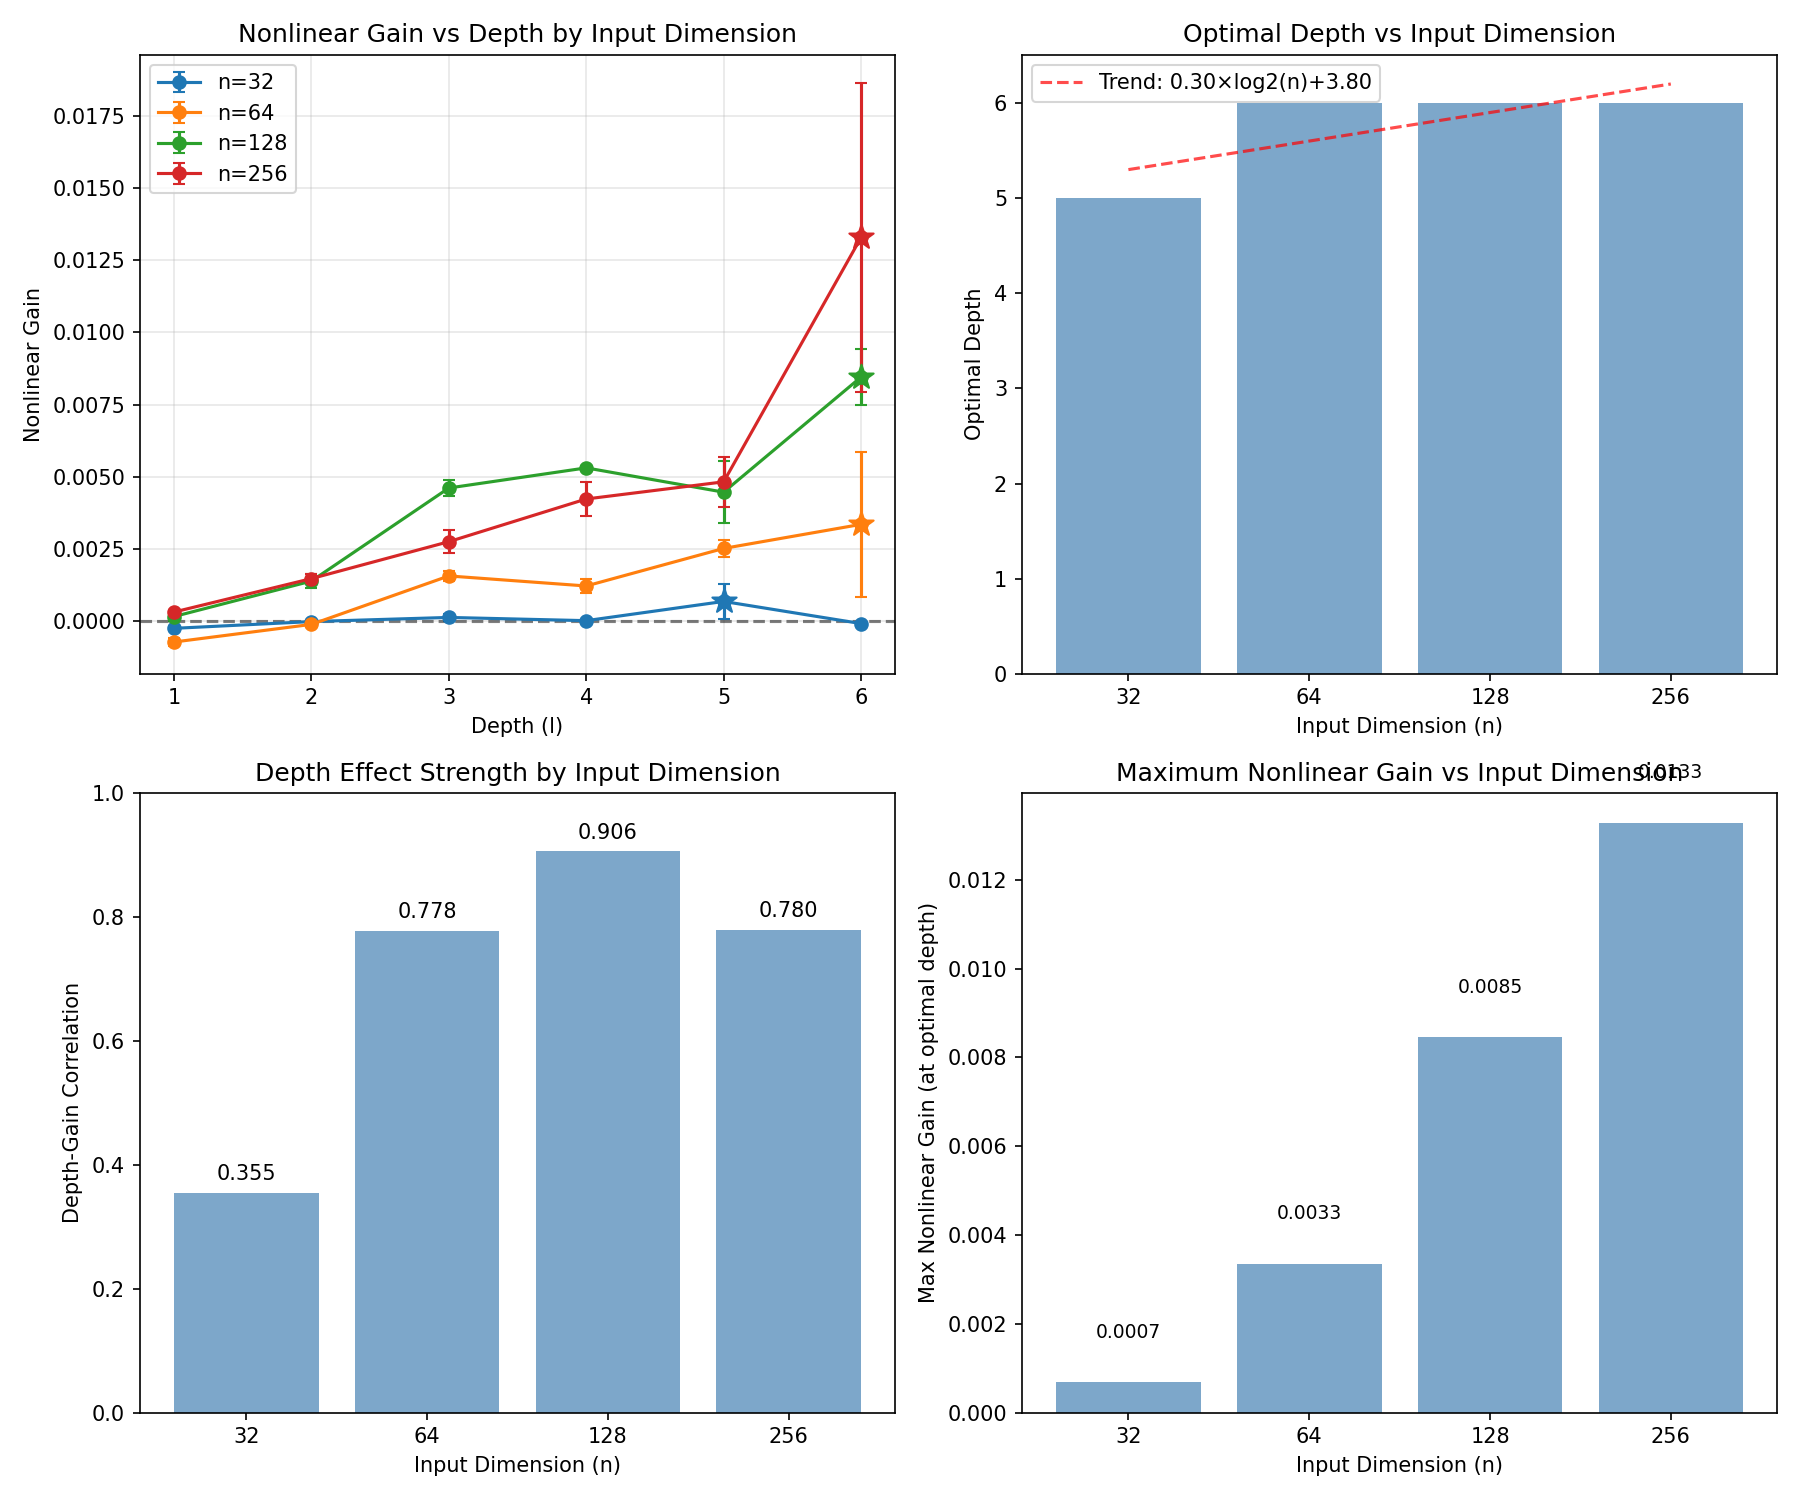

Source code (Python):
"""
Experiment 10: Optimal Depth Scaling with Input Dimension

Key question: Does optimal depth scale with input dimension n?

Prior findings:
- Exp 6: Depth correlation is r=0.94 with proper training; deeper = better at n=128
- Exp 8: Depth and compression are SUBSTITUTES (r=-0.925 interaction)
- Exp 9: Phase boundary critical product scales inversely with n (r=-0.999)
       Larger n requires LOWER l×log2(CR) for nonlinearity

Open question:
- If larger n makes nonlinearity "easier" to achieve, does this mean:
  A) Larger n needs LESS depth (can rely more on compression alone)?
  B) Larger n benefits from MORE depth (more capacity to exploit)?
  C) Optimal depth is invariant to n?

Hypothesis:
- Optimal depth may INCREASE with n because:
  1. More features = more potential interactions to learn
  2. Larger models have more capacity = can utilize deeper computation
  BUT this is speculative - the substitution effect may dominate

Design:
- Test n ∈ {32, 64, 128, 256}
- For each n, test l ∈ {1, 2, 3, 4, 5, 6}
- Use fixed moderate compression CR=16 (to isolate depth effect)
- Scale training with both n and l: steps ∝ (n/32) × (l+1)/2
- Find optimal depth at each n
"""

import torch
import torch.nn as nn
import torch.optim as optim
import numpy as np
import matplotlib.pyplot as plt
from tqdm import tqdm
import json
import os

device = torch.device('cuda' if torch.cuda.is_available() else 'cpu')
print(f"Using device: {device}")

OUTPUT_DIR = "/Users/williamcuozzo/Desktop/ai_projects/nonlinear_features/results_2026-02-26_2340/experiment_10"


class Autoencoder(nn.Module):
    def __init__(self, n: int, m: int, l: int, activation=nn.ReLU):
        super().__init__()
        self.n = n
        self.m = m
        self.l = l

        encoder_layers = []
        for i in range(l):
            encoder_layers.append(nn.Linear(n, n))
            encoder_layers.append(activation())
        encoder_layers.append(nn.Linear(n, m))
        self.encoder = nn.Sequential(*encoder_layers)

        decoder_layers = []
        decoder_layers.append(nn.Linear(m, n))
        decoder_layers.append(activation())
        for i in range(l - 1):
            decoder_layers.append(nn.Linear(n, n))
            decoder_layers.append(activation())
        if l > 0:
            decoder_layers.append(nn.Linear(n, n))
        self.decoder = nn.Sequential(*decoder_layers)

    def encode(self, x):
        return self.encoder(x)

    def decode(self, z):
        return self.decoder(z)

    def forward(self, x):
        z = self.encode(x)
        return self.decode(z), z


def generate_sparse_data(n_samples: int, n_features: int, sparsity: float = 0.1) -> torch.Tensor:
    mask = (torch.rand(n_samples, n_features) < sparsity).float()
    values = torch.rand(n_samples, n_features)
    return (mask * values).to(device)


def measure_encoding_linearity(model, n_samples=500, sparsity=0.1):
    """Measure linearity metrics for the encoder."""
    model.eval()

    with torch.no_grad():
        x = generate_sparse_data(n_samples, model.n, sparsity)
        z = model.encode(x)

        # Fit best linear approximation
        x_with_bias = torch.cat([x, torch.ones(n_samples, 1, device=device)], dim=1)
        W_linear = torch.linalg.lstsq(x_with_bias, z).solution
        z_linear = x_with_bias @ W_linear

        # Linearity score
        z_var = z.var(dim=0).sum()
        residual_var = (z - z_linear).var(dim=0).sum()
        linearity_score = 1 - (residual_var / (z_var + 1e-8)).item()

        # Reconstruction comparison
        x_recon_full, _ = model(x)
        x_recon_linear = model.decode(z_linear)

        mse_full = nn.functional.mse_loss(x_recon_full, x).item()
        mse_linear = nn.functional.mse_loss(x_recon_linear, x).item()
        nonlinear_gain = (mse_linear - mse_full) / (mse_linear + 1e-8)

        # Effective dimensionality of latent space
        z_centered = z - z.mean(dim=0, keepdim=True)
        singular_values = torch.linalg.svdvals(z_centered)
        sv_normalized = singular_values / singular_values.sum()
        effective_dim = (1.0 / (sv_normalized ** 2).sum()).item()
        effective_dim_ratio = effective_dim / model.m

    model.train()
    return {
        'linearity_score': linearity_score,
        'mse_full': mse_full,
        'mse_linear': mse_linear,
        'nonlinear_gain': nonlinear_gain,
        'effective_dim': effective_dim,
        'effective_dim_ratio': effective_dim_ratio
    }


def train_model(model, n_steps, batch_size=256, sparsity=0.1, lr=1e-3):
    """Train model for n_steps."""
    optimizer = optim.Adam(model.parameters(), lr=lr)
    losses = []

    for step in range(n_steps):
        x = generate_sparse_data(batch_size, model.n, sparsity)
        optimizer.zero_grad()
        x_recon, z = model(x)
        loss = nn.functional.mse_loss(x_recon, x)
        loss.backward()
        optimizer.step()
        losses.append(loss.item())

    return np.mean(losses[-50:]) if len(losses) >= 50 else np.mean(losses)


def run_experiment():
    """Main experiment: test optimal depth scaling with n."""

    # Input dimensions
    input_dims = [32, 64, 128, 256]

    # Depths to test
    depths = [1, 2, 3, 4, 5, 6]

    # Fixed compression ratio to isolate depth effect
    compression_ratio = 16

    sparsity = 0.1
    base_steps = 50  # Scale with n and l
    n_seeds = 2

    all_results = []

    print("=" * 60)
    print("Experiment 10: Optimal Depth Scaling with Input Dimension")
    print("=" * 60)
    print(f"Input dimensions: {input_dims}")
    print(f"Depths: {depths}")
    print(f"Compression Ratio: {compression_ratio} (fixed)")
    print(f"Base steps: {base_steps} (scaled by n/32 × (l+1)/2)")
    print(f"Seeds: {n_seeds}")
    print("=" * 60)

    total_configs = len(input_dims) * len(depths) * n_seeds
    pbar = tqdm(total=total_configs, desc="Running experiments")

    for n in input_dims:
        m = n // compression_ratio
        if m < 1:
            pbar.update(len(depths) * n_seeds)
            continue

        for l in depths:
            # Scale training with both n and l
            n_steps = int(base_steps * (n / 32) * (l + 1) / 2)

            for seed in range(n_seeds):
                torch.manual_seed(42 + seed)
                np.random.seed(42 + seed)

                model = Autoencoder(n, m, l).to(device)
                n_params = sum(p.numel() for p in model.parameters())

                final_loss = train_model(model, n_steps, sparsity=sparsity)

                metrics = measure_encoding_linearity(model, sparsity=sparsity)

                result = {
                    'n': n,
                    'm': m,
                    'l': l,
                    'compression_ratio': compression_ratio,
                    'seed': seed,
                    'n_params': n_params,
                    'n_steps': n_steps,
                    'final_loss': final_loss,
                    **metrics
                }
                all_results.append(result)
                pbar.update(1)

    pbar.close()
    return all_results


def analyze_and_plot(results):
    """Analyze results and create visualizations."""

    print("\n" + "=" * 60)
    print("ANALYSIS")
    print("=" * 60)

    input_dims = sorted(list(set(r['n'] for r in results)))
    depths = sorted(list(set(r['l'] for r in results)))

    # Find optimal depth for each n
    optimal_depths = {}
    optimal_gains = {}

    for n in input_dims:
        subset = [r for r in results if r['n'] == n]
        # Average over seeds
        depth_gains = {}
        for l in depths:
            l_subset = [r for r in subset if r['l'] == l]
            if l_subset:
                depth_gains[l] = np.mean([r['nonlinear_gain'] for r in l_subset])

        if depth_gains:
            optimal_l = max(depth_gains, key=depth_gains.get)
            optimal_depths[n] = optimal_l
            optimal_gains[n] = depth_gains[optimal_l]

    # Create visualizations
    fig, axes = plt.subplots(2, 2, figsize=(12, 10))

    # Plot 1: Nonlinear gain vs depth for each n
    ax = axes[0, 0]
    for n in input_dims:
        subset = [r for r in results if r['n'] == n]
        depth_gains = {}
        depth_stds = {}
        for l in depths:
            l_subset = [r for r in subset if r['l'] == l]
            if l_subset:
                gains = [r['nonlinear_gain'] for r in l_subset]
                depth_gains[l] = np.mean(gains)
                depth_stds[l] = np.std(gains)

        ds = sorted(depth_gains.keys())
        gs = [depth_gains[d] for d in ds]
        stds = [depth_stds[d] for d in ds]
        ax.errorbar(ds, gs, yerr=stds, marker='o', capsize=3, label=f'n={n}')

        # Mark optimal
        opt_l = optimal_depths.get(n)
        if opt_l and opt_l in depth_gains:
            ax.scatter([opt_l], [depth_gains[opt_l]], s=150, marker='*', zorder=5)

    ax.axhline(y=0, color='k', linestyle='--', alpha=0.5)
    ax.set_xlabel('Depth (l)')
    ax.set_ylabel('Nonlinear Gain')
    ax.set_title('Nonlinear Gain vs Depth by Input Dimension')
    ax.legend()
    ax.grid(True, alpha=0.3)

    # Plot 2: Optimal depth vs n
    ax = axes[0, 1]
    ns = sorted(optimal_depths.keys())
    opt_ds = [optimal_depths[n] for n in ns]
    ax.bar(range(len(ns)), opt_ds, tick_label=[str(n) for n in ns], color='steelblue', alpha=0.7)
    ax.set_xlabel('Input Dimension (n)')
    ax.set_ylabel('Optimal Depth')
    ax.set_title('Optimal Depth vs Input Dimension')

    # Add trend line
    if len(ns) >= 3:
        log_ns = np.array([np.log2(n) for n in ns])
        opt_ds_arr = np.array(opt_ds)
        z = np.polyfit(log_ns, opt_ds_arr, 1)
        p = np.poly1d(z)
        ax.plot(range(len(ns)), p(log_ns), 'r--', alpha=0.7, label=f'Trend: {z[0]:.2f}×log2(n)+{z[1]:.2f}')
        ax.legend()

    # Plot 3: Depth-gain correlation by n
    ax = axes[1, 0]
    depth_corrs = []
    for n in input_dims:
        subset = [r for r in results if r['n'] == n]
        ls = [r['l'] for r in subset]
        gs = [r['nonlinear_gain'] for r in subset]
        if len(set(ls)) > 1:
            corr = np.corrcoef(ls, gs)[0, 1]
        else:
            corr = 0
        depth_corrs.append(corr)

    ax.bar(range(len(input_dims)), depth_corrs, tick_label=[str(n) for n in input_dims],
           color='steelblue', alpha=0.7)
    ax.set_xlabel('Input Dimension (n)')
    ax.set_ylabel('Depth-Gain Correlation')
    ax.set_title('Depth Effect Strength by Input Dimension')
    ax.set_ylim([0, 1])
    for i, corr in enumerate(depth_corrs):
        ax.text(i, corr + 0.02, f'{corr:.3f}', ha='center', fontsize=10)

    # Plot 4: Max nonlinear gain vs n
    ax = axes[1, 1]
    max_gains = [optimal_gains.get(n, 0) for n in input_dims]
    ax.bar(range(len(input_dims)), max_gains, tick_label=[str(n) for n in input_dims],
           color='steelblue', alpha=0.7)
    ax.set_xlabel('Input Dimension (n)')
    ax.set_ylabel('Max Nonlinear Gain (at optimal depth)')
    ax.set_title('Maximum Nonlinear Gain vs Input Dimension')
    for i, g in enumerate(max_gains):
        ax.text(i, g + 0.001, f'{g:.4f}', ha='center', fontsize=9)

    plt.tight_layout()
    plt.savefig(f'{OUTPUT_DIR}/optimal_depth_scaling.png', dpi=150)
    plt.close()
    print(f"\nSaved plot to {OUTPUT_DIR}/optimal_depth_scaling.png")

    # Compute statistics
    print("\n" + "=" * 60)
    print("KEY STATISTICS")
    print("=" * 60)

    # Overall depth-gain correlation
    all_ls = [r['l'] for r in results]
    all_gs = [r['nonlinear_gain'] for r in results]
    overall_depth_corr = np.corrcoef(all_ls, all_gs)[0, 1]
    print(f"  Overall depth vs gain correlation: {overall_depth_corr:.3f}")

    # n vs optimal depth correlation
    ns_arr = np.array(list(optimal_depths.keys()))
    opt_arr = np.array(list(optimal_depths.values()))
    if len(ns_arr) >= 3:
        n_optd_corr = np.corrcoef(np.log2(ns_arr), opt_arr)[0, 1]
        print(f"  log2(n) vs optimal depth correlation: {n_optd_corr:.3f}")

        # Linear fit: optimal_depth = a * log2(n) + b
        z = np.polyfit(np.log2(ns_arr), opt_arr, 1)
        print(f"  Scaling law fit: optimal_l = {z[0]:.2f} × log2(n) + {z[1]:.2f}")

    print("\n  OPTIMAL DEPTHS BY INPUT DIMENSION:")
    for n in sorted(optimal_depths.keys()):
        print(f"    n={n}: optimal l={optimal_depths[n]}, max gain={optimal_gains.get(n, 0):.5f}")

    # n vs max gain correlation
    if len(input_dims) >= 3:
        max_g_arr = np.array([optimal_gains.get(n, 0) for n in input_dims])
        n_maxg_corr = np.corrcoef(np.log2(input_dims), max_g_arr)[0, 1]
        print(f"\n  log2(n) vs max gain correlation: {n_maxg_corr:.3f}")

    # Summary table
    print("\n" + "=" * 60)
    print("SUMMARY TABLE (averaged over seeds)")
    print("=" * 60)

    print(f"\n  {'n':>4} | {'l':>2} | {'m':>3} | {'steps':>5} | {'Gain':>9} | {'MSE':>7}")
    print("  " + "-" * 50)

    for n in input_dims:
        for l in depths:
            subset = [r for r in results if r['n'] == n and r['l'] == l]
            if subset:
                m = subset[0]['m']
                steps = subset[0]['n_steps']
                avg_gain = np.mean([r['nonlinear_gain'] for r in subset])
                avg_mse = np.mean([r['mse_full'] for r in subset])
                marker = "*" if l == optimal_depths.get(n) else " "
                print(f"  {n:>4} | {l:>2} | {m:>3} | {steps:>5} | {avg_gain:>+9.5f} | {avg_mse:>7.5f} {marker}")

    # Save results
    def make_serializable(obj):
        if isinstance(obj, (np.floating, np.float32, np.float64)):
            return float(obj)
        elif isinstance(obj, (np.integer, np.int32, np.int64)):
            return int(obj)
        elif isinstance(obj, dict):
            return {str(k): make_serializable(v) for k, v in obj.items()}
        elif isinstance(obj, list):
            return [make_serializable(v) for v in obj]
        return obj

    stats = {
        'overall_depth_gain_corr': overall_depth_corr,
        'depth_gain_corr_by_n': dict(zip([str(n) for n in input_dims], depth_corrs)),
        'optimal_depths': {str(k): v for k, v in optimal_depths.items()},
        'optimal_gains': {str(k): v for k, v in optimal_gains.items()},
    }

    if len(ns_arr) >= 3:
        stats['log2n_vs_optimal_depth_corr'] = float(n_optd_corr)
        stats['scaling_fit_slope'] = float(z[0])
        stats['scaling_fit_intercept'] = float(z[1])

    serializable_results = make_serializable(results)
    serializable_stats = make_serializable(stats)

    with open(f'{OUTPUT_DIR}/results.json', 'w') as f:
        json.dump({
            'results': serializable_results,
            'stats': serializable_stats
        }, f, indent=2)
    print(f"\nSaved results to {OUTPUT_DIR}/results.json")

    return stats


if __name__ == "__main__":
    results = run_experiment()
    stats = analyze_and_plot(results)
